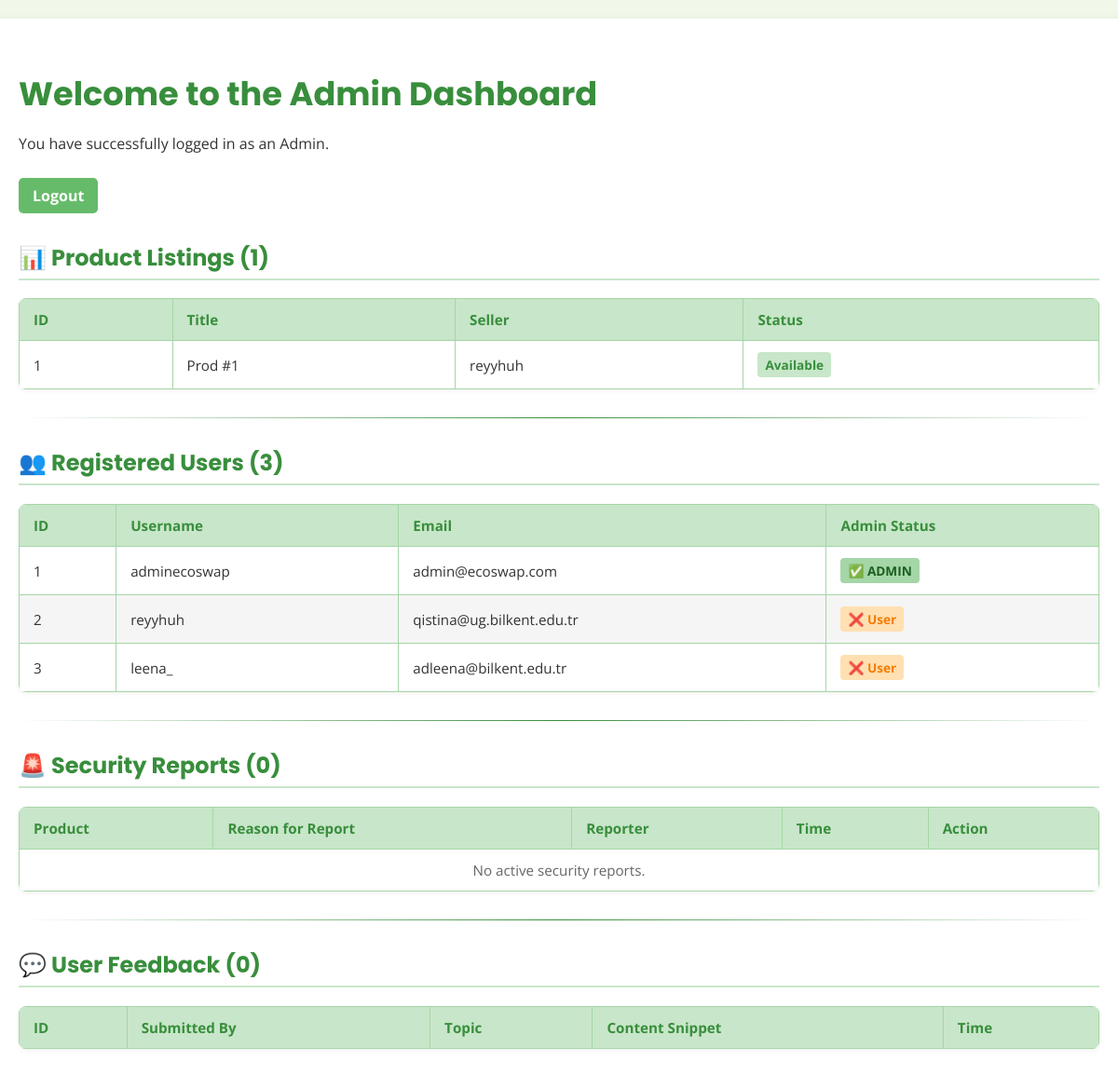
The page /admin (signed in) on the database its author committed.
### db_models.py (models this page shows, shortened)
class Product(db.Model):
    id = db.Column(db.Integer, primary_key=True)
    title = db.Column(db.String(100), nullable=False)
    description = db.Column(db.Text, nullable=False)
    image_filename = db.Column(db.String(200))
    swap_option = db.Column(db.Boolean, default=False)
    user_id = db.Column(db.Integer, db.ForeignKey('user.id'), nullable=False)
    seller = db.relationship('User', back_populates='products', foreign_keys=[user_id])
    buyer_id = db.Column(db.Integer, db.ForeignKey('user.id', name='fk_buyer_user'), nullable=True)
    buyer = db.relationship('User', backref="swapped items", foreign_keys=[buyer_id], overlaps="swapped items")
    sold = db.Column(db.Boolean, default=False)
    quality_level = db.Column(db.String(50), nullable=False, default='Good')
    requests= db.relationship('Message', backref='product', lazy=True)

class User(db.Model, UserMixin):
    id = db.Column(db.Integer, primary_key=True)
    full_name = db.Column(db.String(150), nullable=False)
    username = db.Column(db.String(50), nullable=False)
    email = db.Column(db.String(100), unique=True, nullable=False)
    password = db.Column(db.String(100), nullable=False)
    is_admin = db.Column(db.Boolean, default=False)
    products = db.relationship('Product',back_populates='seller',foreign_keys='Product.user_id')
    swapped_items = db.relationship('Product',foreign_keys='Product.buyer_id')
    sent_messages = db.relationship('Message', foreign_keys='Message.sender_id', backref='sender', lazy=True)
    received_messages = db.relationship('Message', foreign_keys='Message.receiver_id', backref='receiver', lazy=True)

### app.py (the view)
@app.route('/admin')
@login_required
def admin():
    if not current_user.is_admin:
        flash("You are not authorized to view this page.", "error")
        return redirect(url_for('home'))
    all_users = User.query.all()
    all_products = Product.query.all()
    all_feedback = Feedback.query.all()
    all_scamreports = ScamReport.query.order_by(ScamReport.timestamp.desc()).all()
    return render_template(
        'admin.html',
        users=all_users,
        products=all_products,
        feedback_list=all_feedback,
        reports=all_scamreports # This matches the {% for report in reports %} in your HTML
    )

### app.py (called while the page is built)
@login_manager.user_loader
def load_user(user_id):
    return User.query.get(int(user_id))

@app.context_processor
def inject_notifications():
    if current_user.is_authenticated:
        unread_msg_count = Message.query.filter_by(receiver_id=current_user.id).count()
        swap_req_count = db.session.query(Message).join(Product).filter(
            Product.user_id == current_user.id,
            Message.product_id != None
        ).count()
        return dict(unread_count=unread_msg_count, swap_count=swap_req_count)
    return dict(unread_count=0, swap_count=0)

### templates/admin.html (shortened to what this page needs)
<!DOCTYPE html>
<html lang="en">
<head>
</head>
<body>
    <div class="container">
        <h1>Welcome to the Admin Dashboard</h1>
        <p>You have successfully logged in as an Admin.</p>
        <div>
            <a href="{{ url_for('logout') }}" class="logout-link">Logout</a>
        </div>
        <h2>📊 Product Listings ({{ products|length }})</h2>
        <table>
            <thead>
                <tr>
                    <th>ID</th>
                    <th>Title</th>
                    <th>Seller</th>
                    <th>Status</th>
                </tr>
            </thead>
            <tbody>
                {% for product in products %}
                <tr>
                    <td>{{ product.id }}</td>
                    <td>{{ product.title }}</td>
                    <td>{{ product.seller.username }}</td>
                    <td>
                        {% if product.sold %}
                            <span class="status-badge status-sold">SOLD</span>
                        {% else %}
                            <span class="status-badge status-available">Available</span>
                        {% endif %}
                    </td>
                </tr>
                {% endfor %}
            </tbody>
        </table>
        <hr>
        <h2>👥 Registered Users ({{ users|length }})</h2>
        <table>
            <thead>
                <tr>
                    <th>ID</th>
                    <th>Username</th>
                    <th>Email</th>
                    <th>Admin Status</th>
                </tr>
            </thead>
            <tbody>
                {% for user in users %}
                <tr>
                    <td>{{ user.id }}</td>
                    <td>{{ user.username }}</td>
                    <td>{{ user.email }}</td>
                    <td>
                        {% if user.is_admin %}
                            <span class="status-badge status-admin">✅ ADMIN</span>
                        {% else %}
                            <span class="status-badge status-user">❌ User</span>
                        {% endif %}
                    </td>
                </tr>
                {% endfor %}
            </tbody>
        </table>
        <hr>
        <h2>🚨 Security Reports ({{ reports|length }})</h2>
        <table>
            <thead>
                <tr>
                    <th>Product</th>
                    <th>Reason for Report</th>
                    <th>Reporter</th>
                    <th>Time</th>
                    <th>Action</th>
                </tr>
            </thead>
            <tbody>
                {% if reports|length == 0 %}
                <tr>
                    <td colspan="5" style="text-align: center; color: var(--color-subtle-text);">
                        No active security reports.
                    </td>
                </tr>
                {% endif %}
            </tbody>
        </table>
        <hr>
        <h2>💬 User Feedback ({{ feedback_list|length }})</h2>
        <table>
            <thead>
                <tr>
                    <th>ID</th>
                    <th>Submitted By</th>
                    <th>Topic</th>
                    <th>Content Snippet</th>
                    <th>Time</th>
                </tr>
            </thead>
        </table>
    </div>
</body>
</html>

### templates/admin.html (style rules this page uses)
:root { --color-primary: #388e3c; --color-secondary: #66bb6a; --color-light: #f1f8e9; --color-bg-header: #c8e6c9; --color-input-border: #a5d6a7; --color-text: #333; --color-subtle-text: #666; --color-error-bg: #ffcdd2; --color-error-text: #d32f2f; }
body { font-family: 'Open Sans', sans-serif; background-color: var(--color-light); color: var(--color-text); margin: 0; padding: 20px; display: flex; flex-direction: column; align-items: center; }
.container { width: 100%; max-width: 1200px; background-color: #ffffff; padding: 30px; border-radius: 10px; box-shadow: 0 4px 12px rgba(0, 0, 0, 0.1); }
h1 { font-family: 'Poppins', sans-serif; font-size: 2.2rem; color: var(--color-primary); margin-bottom: 5px; }
h2 { font-family: 'Poppins', sans-serif; font-size: 1.5rem; color: var(--color-primary); border-bottom: 2px solid var(--color-bg-header); padding-bottom: 5px; margin-top: 30px; }
table { width: 100%; border-collapse: collapse; margin-bottom: 20px; background-color: #ffffff; border-radius: 8px; overflow: hidden; box-shadow: 0 2px 5px rgba(0, 0, 0, 0.05); }
thead { background-color: var(--color-bg-header); color: var(--color-primary); }
th, td { border: 1px solid var(--color-input-border); padding: 12px 15px; text-align: left; font-size: 0.95rem; }
tbody tr:nth-child(even) { background-color: #f5f5f5; }
.status-badge { display: inline-block; padding: 4px 8px; border-radius: 4px; font-weight: bold; font-size: 0.85rem; }
.status-available { background-color: var(--color-bg-header); color: var(--color-primary); }
.status-admin { background-color: #a5d6a7; color: #1b5e20; }
.status-user { background-color: #ffe0b2; color: #f57c00; }
.logout-link { display: inline-block; background-color: var(--color-secondary); color: white; padding: 8px 15px; border-radius: 5px; text-decoration: none; font-weight: bold; transition: background-color 0.3s; margin-top: 10px; }
hr { border: 0; height: 1px; background-image: linear-gradient(to right, rgba(0, 0, 0, 0), var(--color-primary), rgba(0, 0, 0, 0)); margin: 30px 0; }

### rows shown on the page
Product: id "1", title "Prod #1", seller.username "reyyhuh", sold "Available"
User: id "1", username "adminecoswap", email "admin@ecoswap.com", is_admin "✅ ADMIN"
User: id "2", username "reyyhuh", email "qistina@ug.bilkent.edu.tr", is_admin "❌ User"
User: id "3", username "leena_", email "adleena@bilkent.edu.tr", is_admin "❌ User"

### other values the page prints
{{ products|length }} "1"
{{ users|length }} "3"
{{ reports|length }} "0"
{{ feedback_list|length }} "0"
